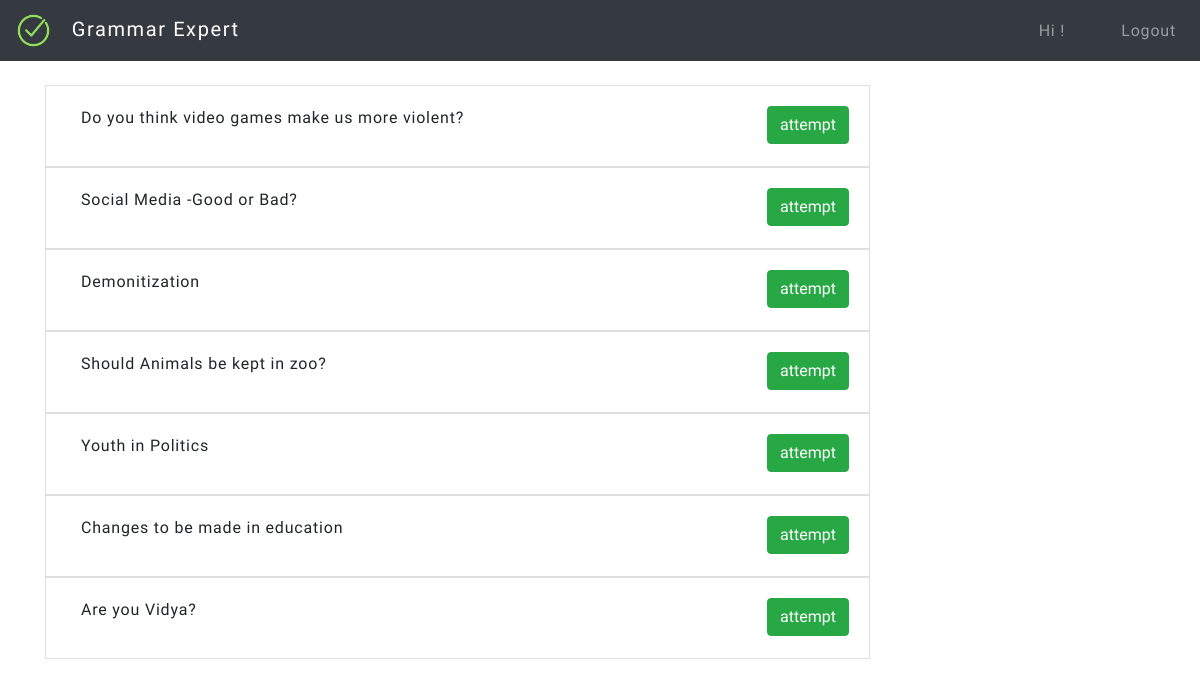
/home/, run on the app's committed database.
### myapp/models.py (models this page shows)
class Question(models.Model):
    question = models.TextField()
    def __str__(self):
        return "{}".format(self.question)

### myapp/views.py (the view)
# urls.py: path('home/', QuestionsListView.as_view(), name='home'),
class QuestionsListView(ListView):
    template_name = "home.html"
    model = Question

### myapp/templates/home.html (shortened to what this page needs)
<!DOCTYPE html>
{% load bootstrap4 %}
<html lang="en">
<head>
    {% load static %}
    <link rel="stylesheet" href="https://maxcdn.bootstrapcdn.com/bootstrap/4.0.0/css/bootstrap.min.css">
</head>
<body>
    <nav class="navbar navbar-expand-lg navbar-dark bg-dark py-2">
        <a class="navbar-brand d-inline-block align-top" href="#">
            <img src="{% static "images/correct.png" %}" width="35" height="35" alt="">
            <span>Grammar Expert</span>
        </a>
        <div class="collapse navbar-collapse" id="navbarNavAltMarkup">
        <div class="navbar-nav ml-auto">
          <a class="nav-item nav-link pr-5">Hi {{ user.username }}!</a>
          <a class="nav-item nav-link pr-2" href="{% url "logout" %}">Logout</a>
        </div>
      </div>
    </nav>
    <div class="container mt-4">
      <div class="row">
        <div class="col-md-9">
        {% for question in object_list %}
          <div class="card">
            <div class="card-body d-flex flex-wrap">
                <p class="card-text col">{{ question }}</p>
                <a href="{% url 'answer' question.id %}"><button class="btn btn-success my-auto">attempt</button></a>
            </div>
          </div>
        {% endfor %}
        </div>
      </div>
    </div>
</body>
</html>

### myapp/templates/home.html (style rules this page uses)
body { font-family: 'Ubuntu', sans-serif; letter-spacing: 0.0500em; }
.navbar-brand span { padding-left: 15px; font-family: 'Raleway', sans-serif; letter-spacing: 0.0800em; }
.card { border-radius: 0; }

### data on the page
Question: question "Do you think video games make us more violent?"
Question: question "Social Media -Good or Bad?"
Question: question "Demonitization"
Question: question "Should Animals be kept in zoo?"
Question: question "Youth in Politics"
Question: question "Changes to be made in education"
Question: question "Are you Vidya?"
